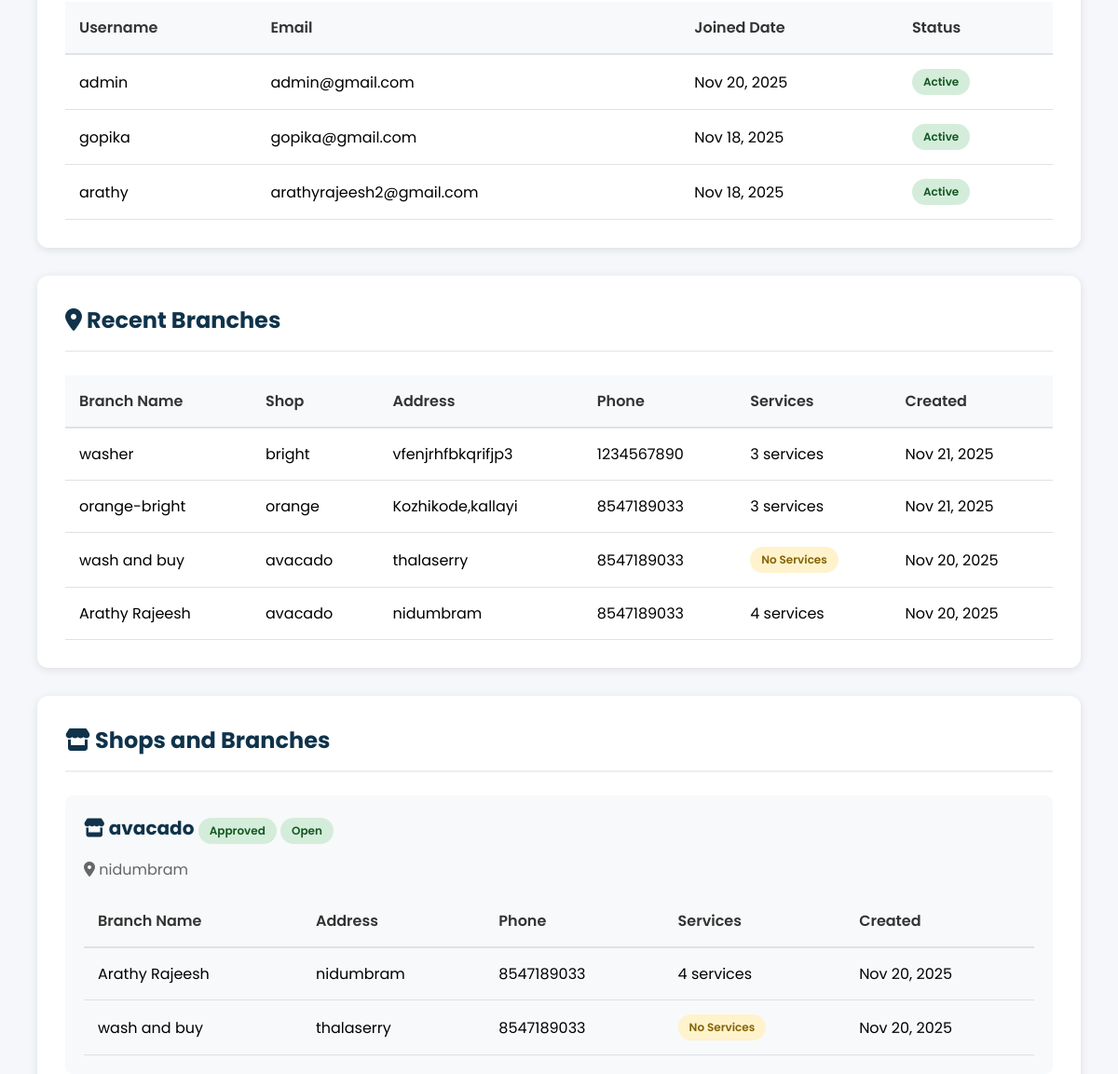
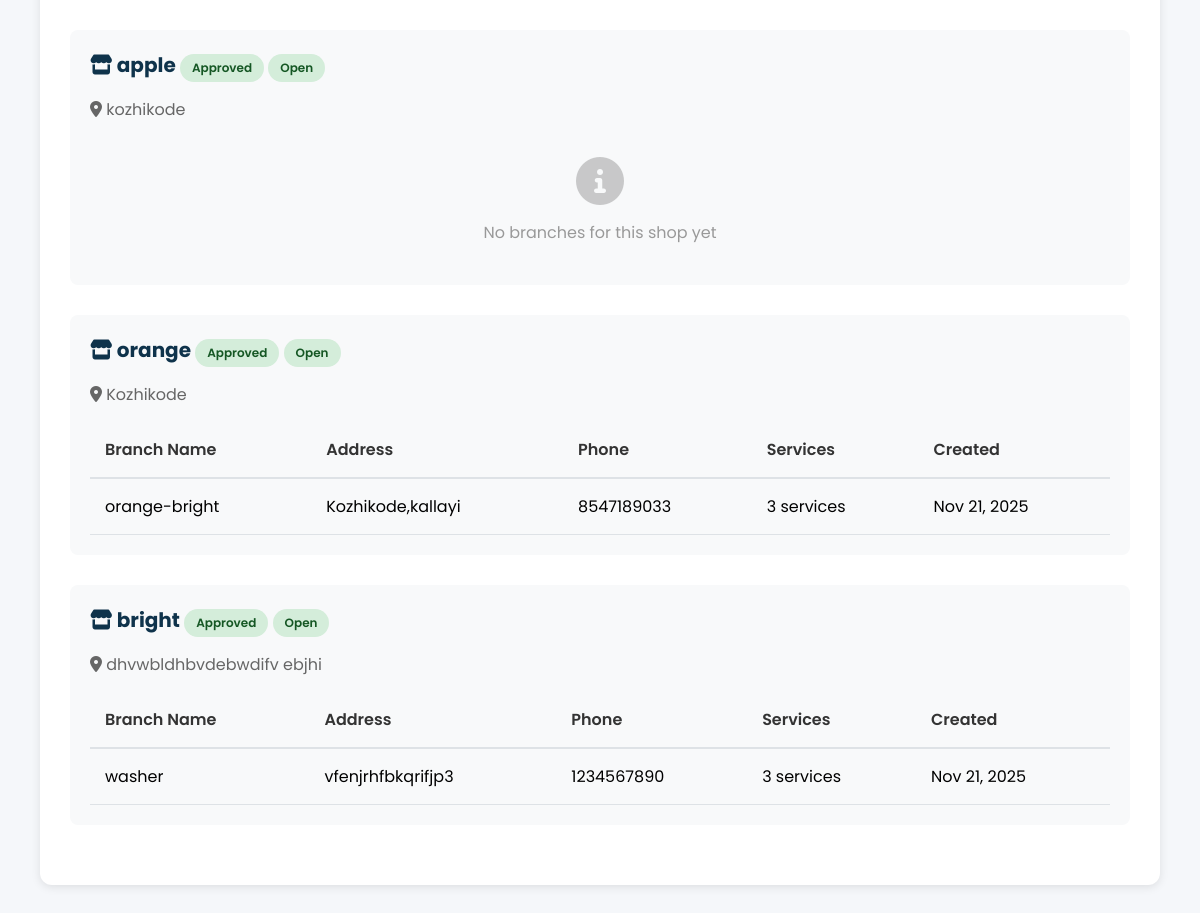
Page /admin-dashboard/ (signed in, lower part) on the earlier database version (2 pictures, top to bottom).
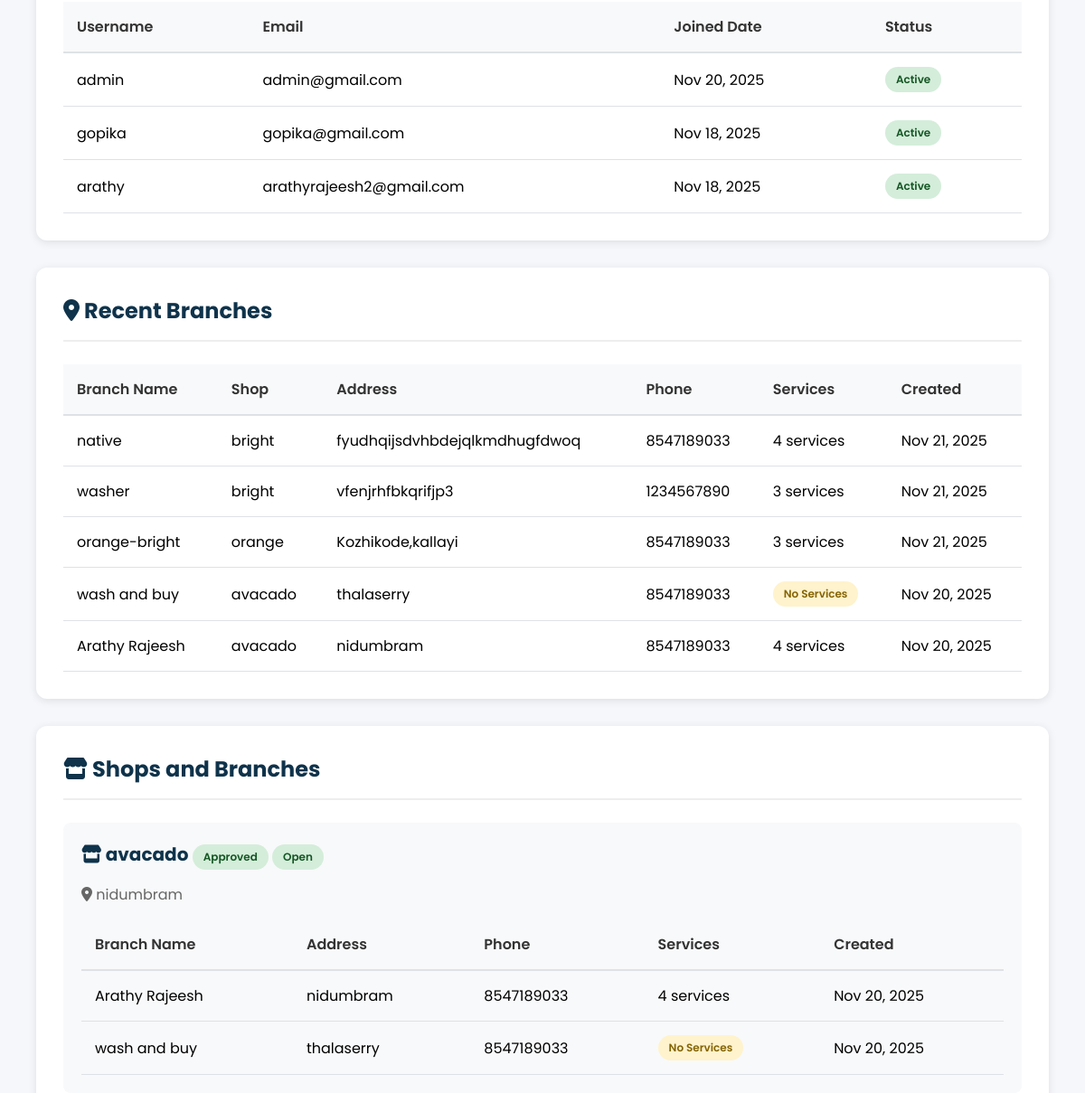
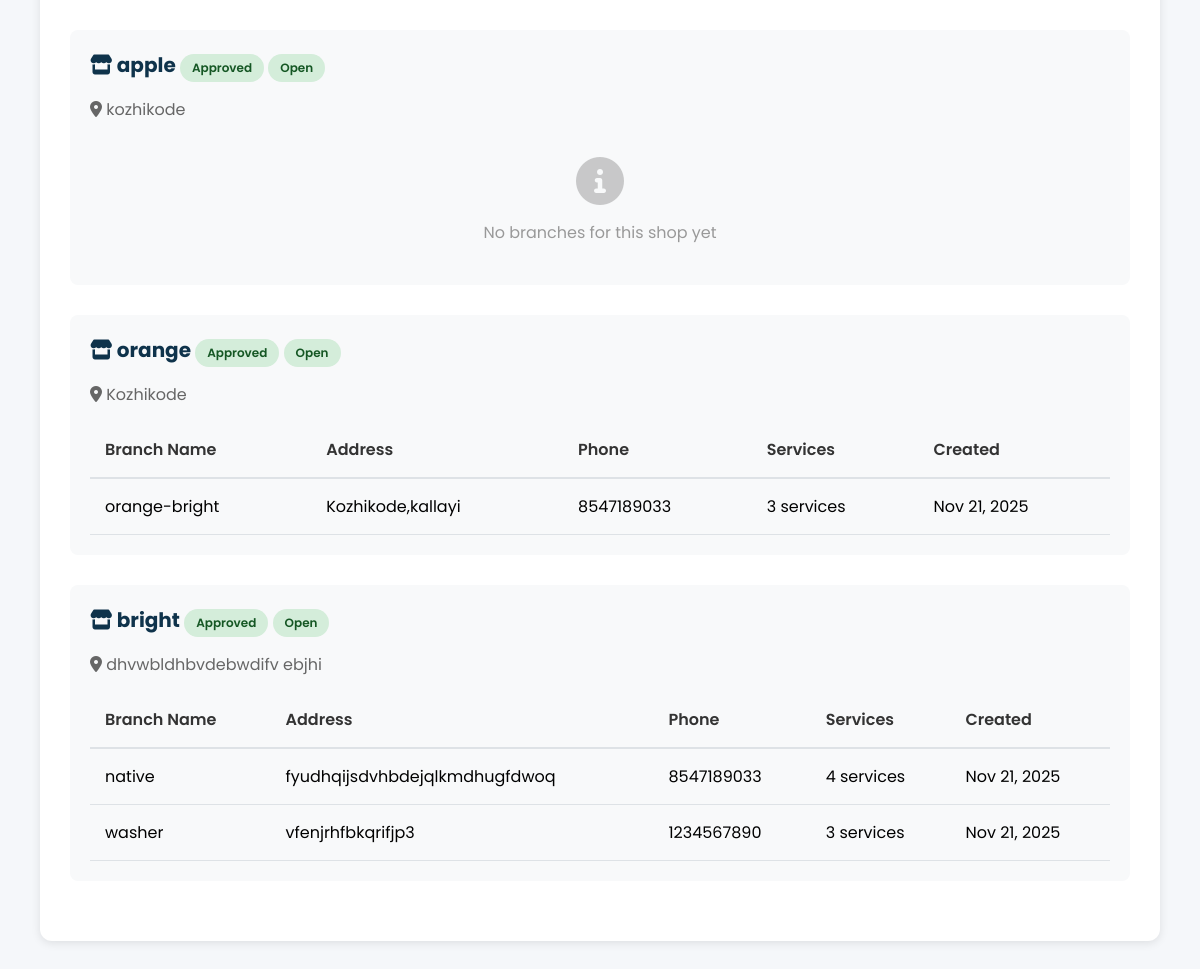
Same page on the later database version (2 pictures, top to bottom).
### shop/models.py (models this page shows, shortened)
class Branch(models.Model):
    shop = models.ForeignKey(LaundryShop, on_delete=models.CASCADE, related_name='branches')
    name = models.CharField(max_length=150)
    address = models.TextField()
    phone = models.CharField(max_length=50, blank=True, null=True)
    created_at = models.DateTimeField(auto_now_add=True)
    class Meta:
        unique_together = ('shop', 'name')
        ordering = ['name']

class LaundryShop(models.Model):
    name = models.CharField(max_length=100, unique=True)
    email = models.EmailField(unique=True)
    password = models.CharField(max_length=128)
    address = models.TextField()
    city = models.CharField(max_length=100, blank=True, null=True)
    latitude = models.CharField(max_length=100, blank=True, null=True)
    longitude = models.CharField(max_length=100, blank=True, null=True)
    is_open = models.BooleanField(default=True)
    is_approved = models.BooleanField(default=False)
    phone = models.CharField(max_length=15)
    image = models.ImageField(upload_to="shops/", blank=True, null=True)
    created_at = models.DateTimeField(auto_now_add=True)

### shop/views.py (the view)
# urls.py: path("admin-dashboard/", views.admin_dashboard, name="admin_dashboard"),
@login_required
@user_passes_test(is_staff_user, login_url='login')
def admin_dashboard(request):
    total_orders = Order.objects.count()
    pending_orders = Order.objects.filter(cloth_status="Pending").count()
    completed_orders = Order.objects.filter(cloth_status="Completed").count()
    washing_orders = Order.objects.filter(cloth_status="Washing").count()
    ready_orders = Order.objects.filter(cloth_status="Ready").count()
    total_revenue = Order.objects.aggregate(total=Sum('amount'))['total'] or 0
    today_revenue = Order.objects.filter(
        created_at__date=datetime.now().date()
    ).aggregate(total=Sum('amount'))['total'] or 0
    total_users = User.objects.count()
    new_users_today = User.objects.filter(
        date_joined__date=datetime.now().date()
    ).count()
    total_shops = LaundryShop.objects.count()
    open_shops = LaundryShop.objects.filter(is_open=True).count()
    pending_approvals = LaundryShop.objects.filter(is_approved=False).count()
    recent_orders = Order.objects.select_related('user', 'shop').order_by('-created_at')[:10]
    orders_by_status = Order.objects.values('cloth_status').annotate(count=Count('id')).order_by('cloth_status')
    recent_users = User.objects.order_by('-date_joined')[:5]
    total_branches = Branch.objects.count()
    recent_branches = Branch.objects.select_related('shop').order_by('-created_at')[:10]
    shops_with_branches = LaundryShop.objects.prefetch_related('branches').all()
    context = {
        'total_orders': total_orders,
        'pending_orders': pending_orders,
        'completed_orders': completed_orders,
        'washing_orders': washing_orders,
        'ready_orders': ready_orders,
        'total_revenue': total_revenue,
        'today_revenue': today_revenue,
        'total_users': total_users,
        'new_users_today': new_users_today,
        'total_shops': total_shops,
        'open_shops': open_shops,
        'pending_approvals': pending_approvals,
        'total_branches': total_branches,
        'recent_orders': recent_orders,
        'orders_by_status': orders_by_status,
        'recent_users': recent_users,
        'recent_branches': recent_branches,
        'all_shops': LaundryShop.objects.all(),
        'shops_with_branches': shops_with_branches,
    }
    return render(request, 'admin_dashboard.html', context)

### shop/views.py (called while the page is built)
def is_staff_user(user):
    return user.is_authenticated and (user.is_staff or user.is_superuser)

### shop/templates/admin_dashboard.html (shortened to what the changed rows need)
{% load static %}
<!DOCTYPE html>
<html lang="en">
<head>
    <link rel="stylesheet" href="https://cdnjs.cloudflare.com/ajax/libs/font-awesome/6.0.0-beta3/css/all.min.css">
</head>
<body>
    <div class="admin-container">
        <div class="dashboard-section">
            {% if recent_users %}
            <table class="data-table">
                <thead>
                    <tr>
                        <th>Username</th>
                        <th>Email</th>
                        <th>Joined Date</th>
                        <th>Status</th>
                    </tr>
                </thead>
                <tbody>
                    {% for user in recent_users %}
                    <tr>
                        <td>{{ user.username }}</td>
                        <td>{{ user.email }}</td>
                        <td>{{ user.date_joined|date:"M d, Y" }}</td>
                        <td>
                            {% if user.is_active %}
                            <span class="status-badge status-completed">Active</span>
                            {% else %}
                            <span class="status-badge status-pending">Inactive</span>
                            {% endif %}
                        </td>
                    </tr>
                    {% endfor %}
                </tbody>
            </table>
            {% else %}
            <div class="empty-state">
                <i class="fas fa-users"></i>
                <p>No users yet</p>
            </div>
            {% endif %}
        </div>
        <div class="dashboard-section">
            <div class="section-header">
                <h2><i class="fas fa-map-marker-alt"></i> Recent Branches</h2>
            </div>
            {% if recent_branches %}
            <table class="data-table">
                <thead>
                    <tr>
                        <th>Branch Name</th>
                        <th>Shop</th>
                        <th>Address</th>
                        <th>Phone</th>
                        <th>Services</th>
                        <th>Created</th>
                    </tr>
                </thead>
                <tbody>
                    {% for branch in recent_branches %}
                    <tr>
                        <td>{{ branch.name }}</td>
                        <td>{{ branch.shop.name }}</td>
                        <td>{{ branch.address|truncatechars:30 }}</td>
                        <td>{{ branch.phone|default:"N/A" }}</td>
                        <td>
                            {% if branch.services.all %}
                                {{ branch.services.count }} service{{ branch.services.count|pluralize }}
                            {% else %}
                                <span class="status-badge status-pending">No Services</span>
                            {% endif %}
                        </td>
                        <td>{{ branch.created_at|date:"M d, Y" }}</td>
                    </tr>
                    {% endfor %}
                </tbody>
            </table>
            {% else %}
            <div class="empty-state">
                <i class="fas fa-map-marker-alt"></i>
                <p>No branches yet</p>
            </div>
            {% endif %}
        </div>
        <div class="dashboard-section">
            <div class="section-header">
                <h2><i class="fas fa-store"></i> Shops and Branches</h2>
            </div>
            {% if shops_with_branches %}
                {% for shop in shops_with_branches %}
                <div class="shop-section" style="margin-bottom: 30px; padding: 20px; background: #f8f9fa; border-radius: 8px;">
                    <h3 style="color: var(--primary-color); margin-bottom: 15px; font-size: 20px;">
                        <i class="fas fa-store"></i> {{ shop.name }}
                        {% if shop.is_approved %}
                            <span class="status-badge status-completed">Approved</span>
                        {% else %}
                            <span class="status-badge status-pending">Pending Approval</span>
                        {% endif %}
                        {% if shop.is_open %}
                            <span class="status-badge status-completed">Open</span>
                        {% else %}
                            <span class="status-badge status-pending">Closed</span>
                        {% endif %}
                    </h3>
                    <p style="color: #666; margin-bottom: 15px;"><i class="fas fa-map-marker-alt"></i> {{ shop.address }}</p>
                    {% if shop.is_approved %}
                        {% if shop.branches.all %}
                            <table class="data-table" style="margin-top: 15px;">
                                <thead>
                                    <tr>
                                        <th>Branch Name</th>
                                        <th>Address</th>
                                        <th>Phone</th>
                                        <th>Services</th>
                                        <th>Created</th>
                                    </tr>
                                </thead>
                                <tbody>
                                    {% for branch in shop.branches.all %}
                                    <tr>
                                        <td>{{ branch.name }}</td>
                                        <td>{{ branch.address|truncatechars:40 }}</td>
                                        <td>{{ branch.phone|default:"N/A" }}</td>
                                        <td>
                                            {% if branch.services.all %}
                                                {{ branch.services.count }} service{{ branch.services.count|pluralize }}
                                            {% else %}
                                                <span class="status-badge status-pending">No Services</span>
                                            {% endif %}
                                        </td>
                                        <td>{{ branch.created_at|date:"M d, Y" }}</td>
                                    </tr>
                                    {% endfor %}
                                </tbody>
                            </table>
                        {% else %}
                            <div class="empty-state" style="padding: 20px; text-align: center;">
                                <i class="fas fa-info-circle"></i>
                                <p>No branches for this shop yet</p>
                            </div>
                        {% endif %}
                    {% else %}
                        <div class="empty-state" style="padding: 20px; text-align: center;">
                            <i class="fas fa-clock"></i>
                            <p>Shop is pending approval. Branches will be shown once approved.</p>
                        </div>
                    {% endif %}
                </div>
                {% endfor %}
            {% else %}
            <div class="empty-state">
                <i class="fas fa-store"></i>
                <p>No shops yet</p>
            </div>
            {% endif %}
        </div>
    </div>
</body>
</html>

Differences in the rows shown:
added Branch: name "native", shop.name "bright", address "fyudhqijsdvhbdejqlkmdhugfdwoq", phone "8547189033", services.count "4", created_at "Nov 21, 2025"
